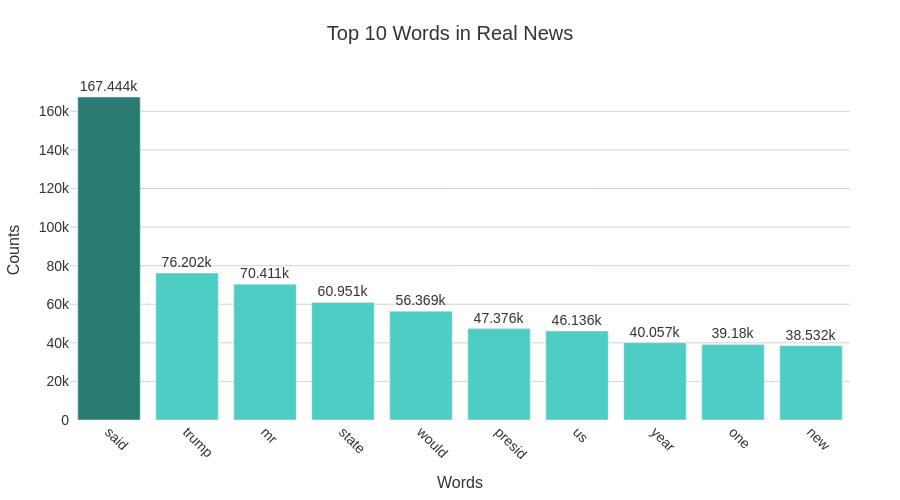
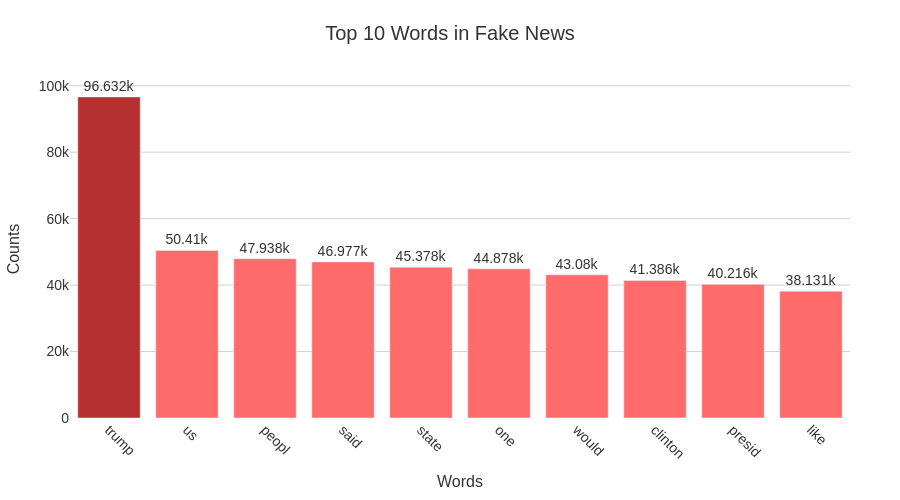

These figures' notebook cell, in order:
### Code cell
# Plot top 10 words for Real and Fake news 
plot_top_n_words(df[df['label'] == 1], 'Top 10 Words in Real News', n=10, 
                 base_color=real_base_color, highlight_color=real_highlight_color)
plot_top_n_words(df[df['label'] == 0], 'Top 10 Words in Fake News', n=10, 
                 base_color=fake_base_color, highlight_color=fake_highlight_color)

### Figure 1 — Plotly figure (JSON) as saved in the notebook; plotly's stock layout.template omitted (floating-point values rounded to 4 significant figures)
{"data": [{"alignmentgroup": "True", "hovertemplate": "color=said<br>Words=%{x}<br>Counts=%{y}<br>text=%{text}<extra></extra>", "legendgroup": "said", "marker": {"color": "#2A7C73", "pattern": {"shape": ""}}, "name": "said", "offsetgroup": "said", "orientation": "v", "showlegend": true, "text": [167444], "textposition": "outside", "texttemplate": "%{y}", "type": "bar", "x": ["said"], "xaxis": "x", "y": [167444], "yaxis": "y"}, {"alignmentgroup": "True", "hovertemplate": "color=trump<br>Words=%{x}<br>Counts=%{y}<br>text=%{text}<extra></extra>", "legendgroup": "trump", "marker": {"color": "#4ECDC4", "pattern": {"shape": ""}}, "name": "trump", "offsetgroup": "trump", "orientation": "v", "showlegend": true, "text": [76202], "textposition": "outside", "texttemplate": "%{y}", "type": "bar", "x": ["trump"], "xaxis": "x", "y": [76202], "yaxis": "y"}, {"alignmentgroup": "True", "hovertemplate": "color=mr<br>Words=%{x}<br>Counts=%{y}<br>text=%{text}<extra></extra>", "legendgroup": "mr", "marker": {"color": "#4ECDC4", "pattern": {"shape": ""}}, "name": "mr", "offsetgroup": "mr", "orientation": "v", "showlegend": true, "text": [70411], "textposition": "outside", "texttemplate": "%{y}", "type": "bar", "x": ["mr"], "xaxis": "x", "y": [70411], "yaxis": "y"}, {"alignmentgroup": "True", "hovertemplate": "color=state<br>Words=%{x}<br>Counts=%{y}<br>text=%{text}<extra></extra>", "legendgroup": "state", "marker": {"color": "#4ECDC4", "pattern": {"shape": ""}}, "name": "state", "offsetgroup": "state", "orientation": "v", "showlegend": true, "text": [60951], "textposition": "outside", "texttemplate": "%{y}", "type": "bar", "x": ["state"], "xaxis": "x", "y": [60951], "yaxis": "y"}, {"alignmentgroup": "True", "hovertemplate": "color=would<br>Words=%{x}<br>Counts=%{y}<br>text=%{text}<extra></extra>", "legendgroup": "would", "marker": {"color": "#4ECDC4", "pattern": {"shape": ""}}, "name": "would", "offsetgroup": "would", "orientation": "v", "showlegend": true, "text": [56369], "textposition": "outside", "texttemplate": "%{y}", "type": "bar", "x": ["would"], "xaxis": "x", "y": [56369], "yaxis": "y"}, {"alignmentgroup": "True", "hovertemplate": "color=presid<br>Words=%{x}<br>Counts=%{y}<br>text=%{text}<extra></extra>", "legendgroup": "presid", "marker": {"color": "#4ECDC4", "pattern": {"shape": ""}}, "name": "presid", "offsetgroup": "presid", "orientation": "v", "showlegend": true, "text": [47376], "textposition": "outside", "texttemplate": "%{y}", "type": "bar", "x": ["presid"], "xaxis": "x", "y": [47376], "yaxis": "y"}, {"alignmentgroup": "True", "hovertemplate": "color=us<br>Words=%{x}<br>Counts=%{y}<br>text=%{text}<extra></extra>", "legendgroup": "us", "marker": {"color": "#4ECDC4", "pattern": {"shape": ""}}, "name": "us", "offsetgroup": "us", "orientation": "v", "showlegend": true, "text": [46136], "textposition": "outside", "texttemplate": "%{y}", "type": "bar", "x": ["us"], "xaxis": "x", "y": [46136], "yaxis": "y"}, {"alignmentgroup": "True", "hovertemplate": "color=year<br>Words=%{x}<br>Counts=%{y}<br>text=%{text}<extra></extra>", "legendgroup": "year", "marker": {"color": "#4ECDC4", "pattern": {"shape": ""}}, "name": "year", "offsetgroup": "year", "orientation": "v", "showlegend": true, "text": [40057], "textposition": "outside", "texttemplate": "%{y}", "type": "bar", "x": ["year"], "xaxis": "x", "y": [40057], "yaxis": "y"}, {"alignmentgroup": "True", "hovertemplate": "color=one<br>Words=%{x}<br>Counts=%{y}<br>text=%{text}<extra></extra>", "legendgroup": "one", "marker": {"color": "#4ECDC4", "pattern": {"shape": ""}}, "name": "one", "offsetgroup": "one", "orientation": "v", "showlegend": true, "text": [39180], "textposition": "outside", "texttemplate": "%{y}", "type": "bar", "x": ["one"], "xaxis": "x", "y": [39180], "yaxis": "y"}, {"alignmentgroup": "True", "hovertemplate": "color=new<br>Words=%{x}<br>Counts=%{y}<br>text=%{text}<extra></extra>", "legendgroup": "new", "marker": {"color": "#4ECDC4", "pattern": {"shape": ""}}, "name": "new", "offsetgroup": "new", "orientation": "v", "showlegend": true, "text": [38532], "textposition": "outside", "texttemplate": "%{y}", "type": "bar", "x": ["new"], "xaxis": "x", "y": [38532], "yaxis": "y"}], "layout": {"barmode": "relative", "font": {"color": "#333333", "family": "Arial", "size": 14}, "height": 500, "legend": {"title": {"text": "color"}, "tracegroupgap": 0}, "margin": {"b": 50, "l": 50, "r": 50, "t": 80}, "paper_bgcolor": "white", "plot_bgcolor": "white", "showlegend": false, "title": {"font": {"color": "#333333", "size": 20}, "text": "Top 10 Words in Real News", "x": 0.5, "xanchor": "center"}, "xaxis": {"anchor": "y", "domain": [0, 1], "showgrid": false, "tickangle": 45, "tickfont": {"size": 14}, "title": {"font": {"size": 16}, "text": "Words"}}, "yaxis": {"anchor": "x", "domain": [0, 1], "gridcolor": "lightgrey", "gridwidth": 1, "showgrid": true, "tickfont": {"size": 14}, "title": {"font": {"size": 16}, "text": "Counts"}}}}

### Figure 2 — Plotly figure (JSON) as saved in the notebook; plotly's stock layout.template omitted (floating-point values rounded to 4 significant figures)
{"data": [{"alignmentgroup": "True", "hovertemplate": "color=trump<br>Words=%{x}<br>Counts=%{y}<br>text=%{text}<extra></extra>", "legendgroup": "trump", "marker": {"color": "#B53030", "pattern": {"shape": ""}}, "name": "trump", "offsetgroup": "trump", "orientation": "v", "showlegend": true, "text": [96632], "textposition": "outside", "texttemplate": "%{y}", "type": "bar", "x": ["trump"], "xaxis": "x", "y": [96632], "yaxis": "y"}, {"alignmentgroup": "True", "hovertemplate": "color=us<br>Words=%{x}<br>Counts=%{y}<br>text=%{text}<extra></extra>", "legendgroup": "us", "marker": {"color": "#FF6B6B", "pattern": {"shape": ""}}, "name": "us", "offsetgroup": "us", "orientation": "v", "showlegend": true, "text": [50410], "textposition": "outside", "texttemplate": "%{y}", "type": "bar", "x": ["us"], "xaxis": "x", "y": [50410], "yaxis": "y"}, {"alignmentgroup": "True", "hovertemplate": "color=peopl<br>Words=%{x}<br>Counts=%{y}<br>text=%{text}<extra></extra>", "legendgroup": "peopl", "marker": {"color": "#FF6B6B", "pattern": {"shape": ""}}, "name": "peopl", "offsetgroup": "peopl", "orientation": "v", "showlegend": true, "text": [47938], "textposition": "outside", "texttemplate": "%{y}", "type": "bar", "x": ["peopl"], "xaxis": "x", "y": [47938], "yaxis": "y"}, {"alignmentgroup": "True", "hovertemplate": "color=said<br>Words=%{x}<br>Counts=%{y}<br>text=%{text}<extra></extra>", "legendgroup": "said", "marker": {"color": "#FF6B6B", "pattern": {"shape": ""}}, "name": "said", "offsetgroup": "said", "orientation": "v", "showlegend": true, "text": [46977], "textposition": "outside", "texttemplate": "%{y}", "type": "bar", "x": ["said"], "xaxis": "x", "y": [46977], "yaxis": "y"}, {"alignmentgroup": "True", "hovertemplate": "color=state<br>Words=%{x}<br>Counts=%{y}<br>text=%{text}<extra></extra>", "legendgroup": "state", "marker": {"color": "#FF6B6B", "pattern": {"shape": ""}}, "name": "state", "offsetgroup": "state", "orientation": "v", "showlegend": true, "text": [45378], "textposition": "outside", "texttemplate": "%{y}", "type": "bar", "x": ["state"], "xaxis": "x", "y": [45378], "yaxis": "y"}, {"alignmentgroup": "True", "hovertemplate": "color=one<br>Words=%{x}<br>Counts=%{y}<br>text=%{text}<extra></extra>", "legendgroup": "one", "marker": {"color": "#FF6B6B", "pattern": {"shape": ""}}, "name": "one", "offsetgroup": "one", "orientation": "v", "showlegend": true, "text": [44878], "textposition": "outside", "texttemplate": "%{y}", "type": "bar", "x": ["one"], "xaxis": "x", "y": [44878], "yaxis": "y"}, {"alignmentgroup": "True", "hovertemplate": "color=would<br>Words=%{x}<br>Counts=%{y}<br>text=%{text}<extra></extra>", "legendgroup": "would", "marker": {"color": "#FF6B6B", "pattern": {"shape": ""}}, "name": "would", "offsetgroup": "would", "orientation": "v", "showlegend": true, "text": [43080], "textposition": "outside", "texttemplate": "%{y}", "type": "bar", "x": ["would"], "xaxis": "x", "y": [43080], "yaxis": "y"}, {"alignmentgroup": "True", "hovertemplate": "color=clinton<br>Words=%{x}<br>Counts=%{y}<br>text=%{text}<extra></extra>", "legendgroup": "clinton", "marker": {"color": "#FF6B6B", "pattern": {"shape": ""}}, "name": "clinton", "offsetgroup": "clinton", "orientation": "v", "showlegend": true, "text": [41386], "textposition": "outside", "texttemplate": "%{y}", "type": "bar", "x": ["clinton"], "xaxis": "x", "y": [41386], "yaxis": "y"}, {"alignmentgroup": "True", "hovertemplate": "color=presid<br>Words=%{x}<br>Counts=%{y}<br>text=%{text}<extra></extra>", "legendgroup": "presid", "marker": {"color": "#FF6B6B", "pattern": {"shape": ""}}, "name": "presid", "offsetgroup": "presid", "orientation": "v", "showlegend": true, "text": [40216], "textposition": "outside", "texttemplate": "%{y}", "type": "bar", "x": ["presid"], "xaxis": "x", "y": [40216], "yaxis": "y"}, {"alignmentgroup": "True", "hovertemplate": "color=like<br>Words=%{x}<br>Counts=%{y}<br>text=%{text}<extra></extra>", "legendgroup": "like", "marker": {"color": "#FF6B6B", "pattern": {"shape": ""}}, "name": "like", "offsetgroup": "like", "orientation": "v", "showlegend": true, "text": [38131], "textposition": "outside", "texttemplate": "%{y}", "type": "bar", "x": ["like"], "xaxis": "x", "y": [38131], "yaxis": "y"}], "layout": {"barmode": "relative", "font": {"color": "#333333", "family": "Arial", "size": 14}, "height": 500, "legend": {"title": {"text": "color"}, "tracegroupgap": 0}, "margin": {"b": 50, "l": 50, "r": 50, "t": 80}, "paper_bgcolor": "white", "plot_bgcolor": "white", "showlegend": false, "title": {"font": {"color": "#333333", "size": 20}, "text": "Top 10 Words in Fake News", "x": 0.5, "xanchor": "center"}, "xaxis": {"anchor": "y", "domain": [0, 1], "showgrid": false, "tickangle": 45, "tickfont": {"size": 14}, "title": {"font": {"size": 16}, "text": "Words"}}, "yaxis": {"anchor": "x", "domain": [0, 1], "gridcolor": "lightgrey", "gridwidth": 1, "showgrid": true, "tickfont": {"size": 14}, "title": {"font": {"size": 16}, "text": "Counts"}}}}
